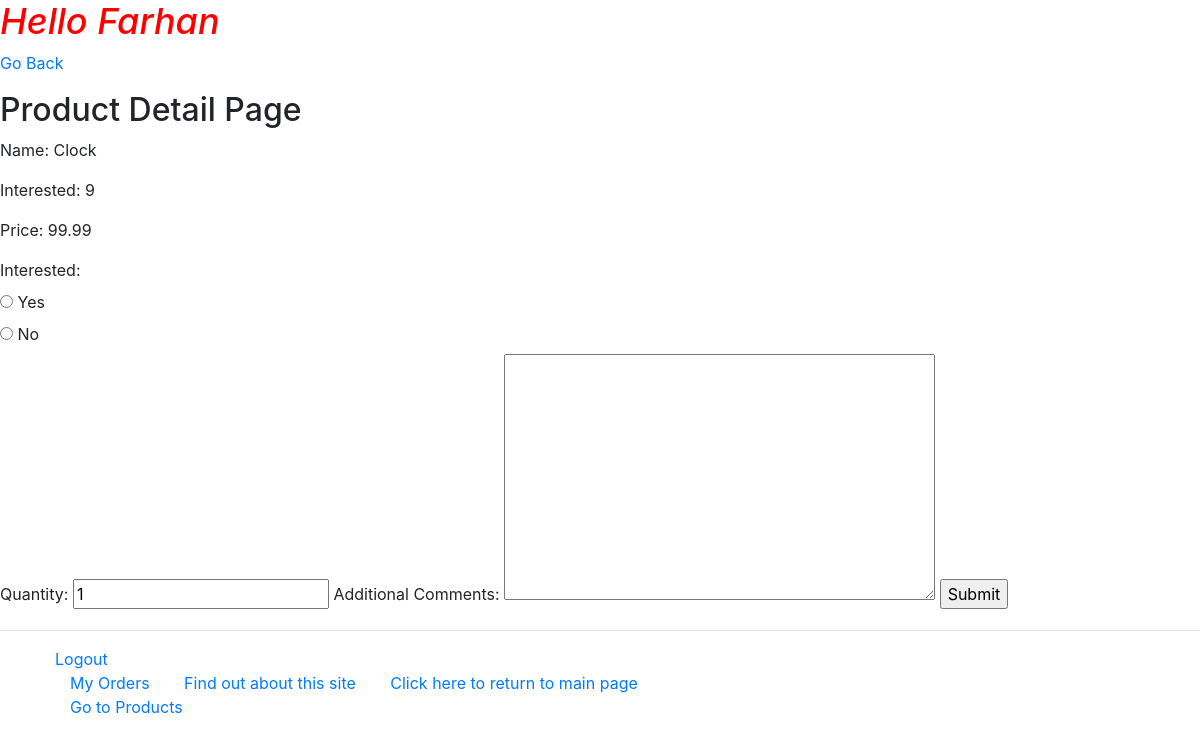
Screenshot of /myapp/products/1/ (signed in) with the database file from the repository.
### myapp/models.py (models this page shows, shortened)
class Product(models.Model):
    category = models.ForeignKey(Category, related_name='products', on_delete=models.CASCADE)
    name = models.CharField(max_length=200)
    price = models.DecimalField(max_digits=10, decimal_places=2)
    stock = models.PositiveIntegerField(default=100)
    available = models.BooleanField(default=True)
    description = models.TextField(blank=True)
    interested = models.PositiveIntegerField(default=0)

### myapp/views.py (the view)
# urls.py: path(r'products/<int:prod_id>/', views.product_detail, name='product_detail'),
def product_detail(request, prod_id):
    product = get_object_or_404(Product, id=prod_id)
    print("prod det")
    if request.method == 'POST':
        form = InterestForm(request.POST)
        if form.is_valid():
            form_prod = form.cleaned_data
            if form_prod["interested"] == "1":
                product.interested = product.interested + 1
                product.save()
                return HttpResponseRedirect('/myapp/')
    else:
        form = InterestForm()
    return render(request, 'myapp/product_detail.html', {'form': form, 'product': product})

### myapp/forms.py
class InterestForm(forms.Form):
    CHOICES_INT = (
        ("1", "Yes"),
        ("0", "No"),
    )
    interested = forms.ChoiceField(choices=CHOICES_INT, widget=forms.RadioSelect)
    quantity = forms.IntegerField(min_value=1, initial=1)
    comments = forms.CharField(widget=forms.Textarea, required=False, label='Additional Comments')

### myapp/templates/myapp/product_detail.html (shortened to what this page needs)
{% extends 'myapp/base.html' %}
{% block myhdg %}Hello Farhan {% endblock %}
{% block body_block %}<p><a href="{% url 'myapp:index' %}">Go Back</a></p>
    <h2>Product Detail Page</h2>
    {% if product.stock > 0 %}
        <p>Name: {{ product.name }}</p>
        <p>Interested: {{ product.interested }}</p>
        <p>Price: {{ product.price }}</p>
        <form action="/myapp/products/{{ product.id }}/" method="post">
            {{ form }}
            <input type="submit" value="Submit" />
        </form>
    {% else %}
        <strong>This product is not available!</strong>
    {% endif %}
{% endblock %}

### rows the page displays
Product: name "Clock", interested "9", price "99.99"
